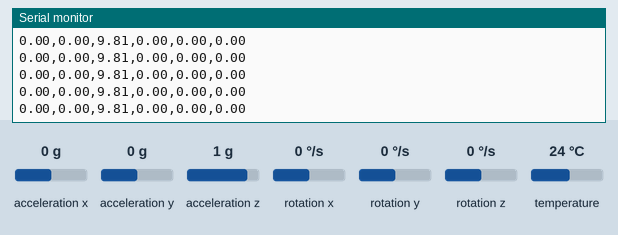
The sketch below on a simulated Arduino Uno, built with avr-gcc and run on an emulated ATmega328P. Shown: the last lines printed to the serial monitor. The test bench sets the inputs (shaded band); at power-on: acceleration x 0 g, acceleration y 0 g, acceleration z 1 g, rotation x 0 °/s, rotation y 0 °/s, rotation z 0 °/s, temperature 24 °C.

Above: at 1.2 s.
1.3 s: acceleration x set to -1.4 g
At 1.37 s:
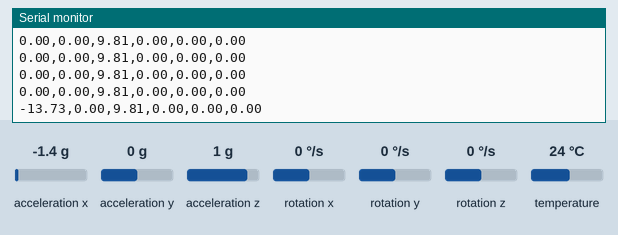
2.8 s: acceleration y set to -1.4 g
At 2.83 s:
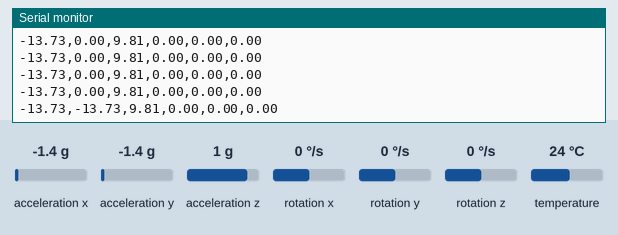
4.3 s: acceleration z set to -1.4 g
At 4.3 s:
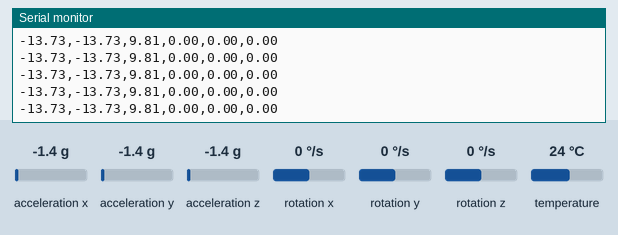
5.8 s: acceleration x set to -0.8 g
At 5.87 s:
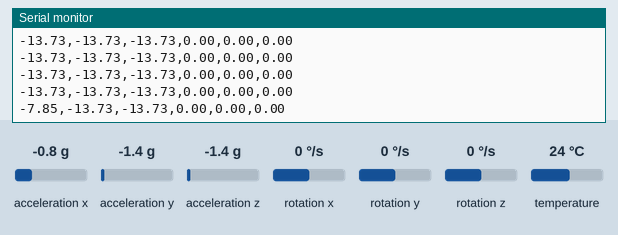
8.8 s: rotation x set to -192 °/s
At 8.8 s:
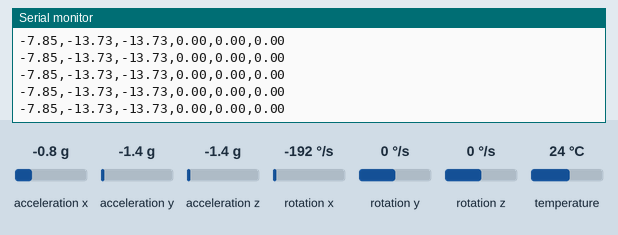
Timing chart, 0 to 11.3 s (numbered marks = the images above; inputs shaded):
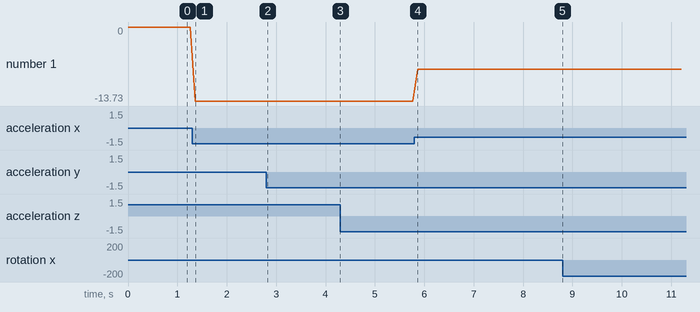

The sketch:

Raw_Data.ino
```cpp
#include <Adafruit_MPU6050.h>
#include <Adafruit_Sensor.h>
#include <Wire.h>

Adafruit_MPU6050 mpu;

void setup(void) {
  Serial.begin(115200);

  if (!mpu.begin()) {
    while (1) { yield(); }
  }

  // MANUAL RANGE SETTINGS
  mpu.setAccelerometerRange(MPU6050_RANGE_2_G);
  mpu.setGyroRange(MPU6050_RANGE_250_DEG);
  mpu.setFilterBandwidth(MPU6050_BAND_21_HZ);
}

void loop() {
  sensors_event_t a, g, temp;
  mpu.getEvent(&a, &g, &temp);

  // Format: AccelX, AccelY, AccelZ, GyroX, GyroY, GyroZ
  // Accelerometer Data
  Serial.print(a.acceleration.x);
  Serial.print(",");
  Serial.print(a.acceleration.y);
  Serial.print(",");
  Serial.print(a.acceleration.z);
  Serial.print(",");

  // Gyroscope Data
  Serial.print(g.gyro.x);
  Serial.print(",");
  Serial.print(g.gyro.y);
  Serial.print(",");
  Serial.println(g.gyro.z);

  delay(100);
}
```

Measured:
- after the input at 1.3 s, the serial monitor: prints a new line after 0.06 s (image 1)
- after the input at 2.8 s, the serial monitor: prints a new line at once (image 2)
- after the input at 5.8 s, the serial monitor: prints a new line after 0.07 s (image 4)
- plotted number 1: 0 → -13.73 after the input at 1.3 s, -13.73 → -7.85 after the input at 5.8 s
